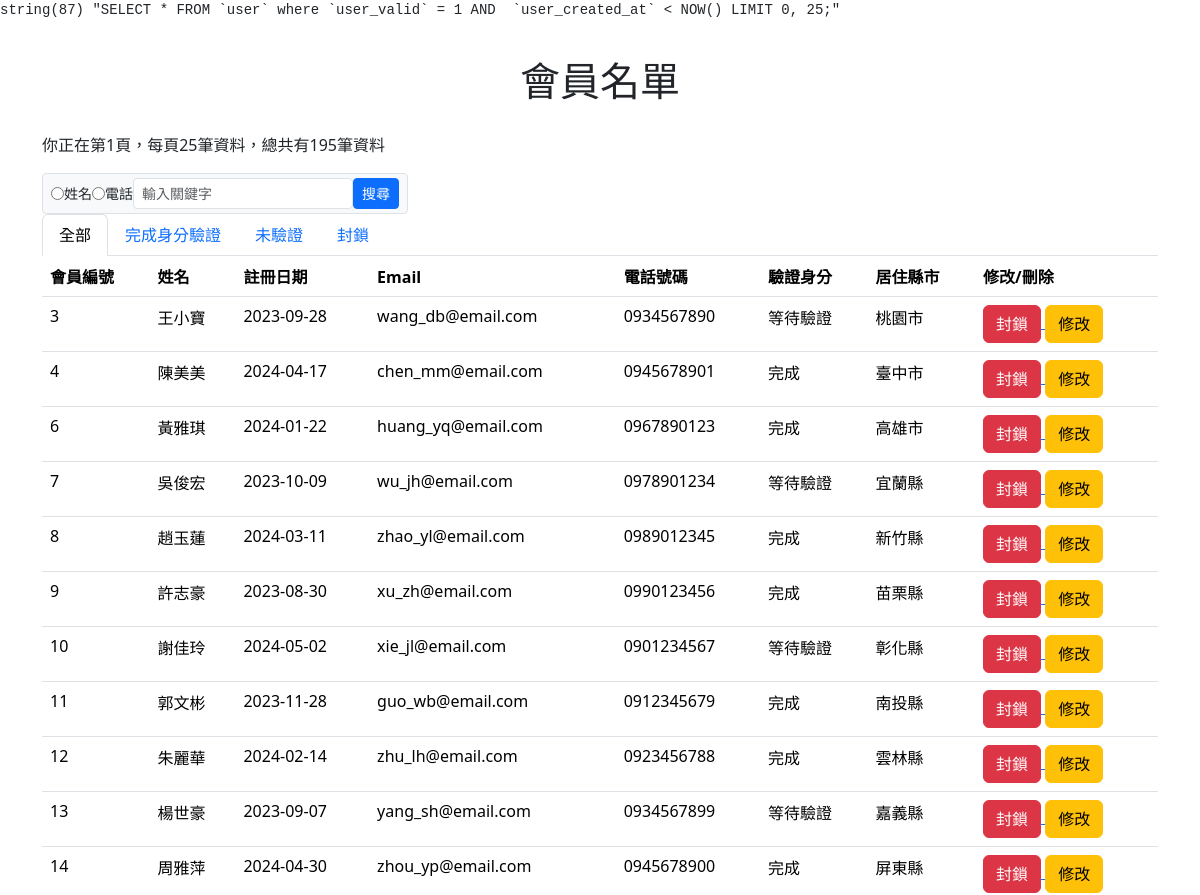
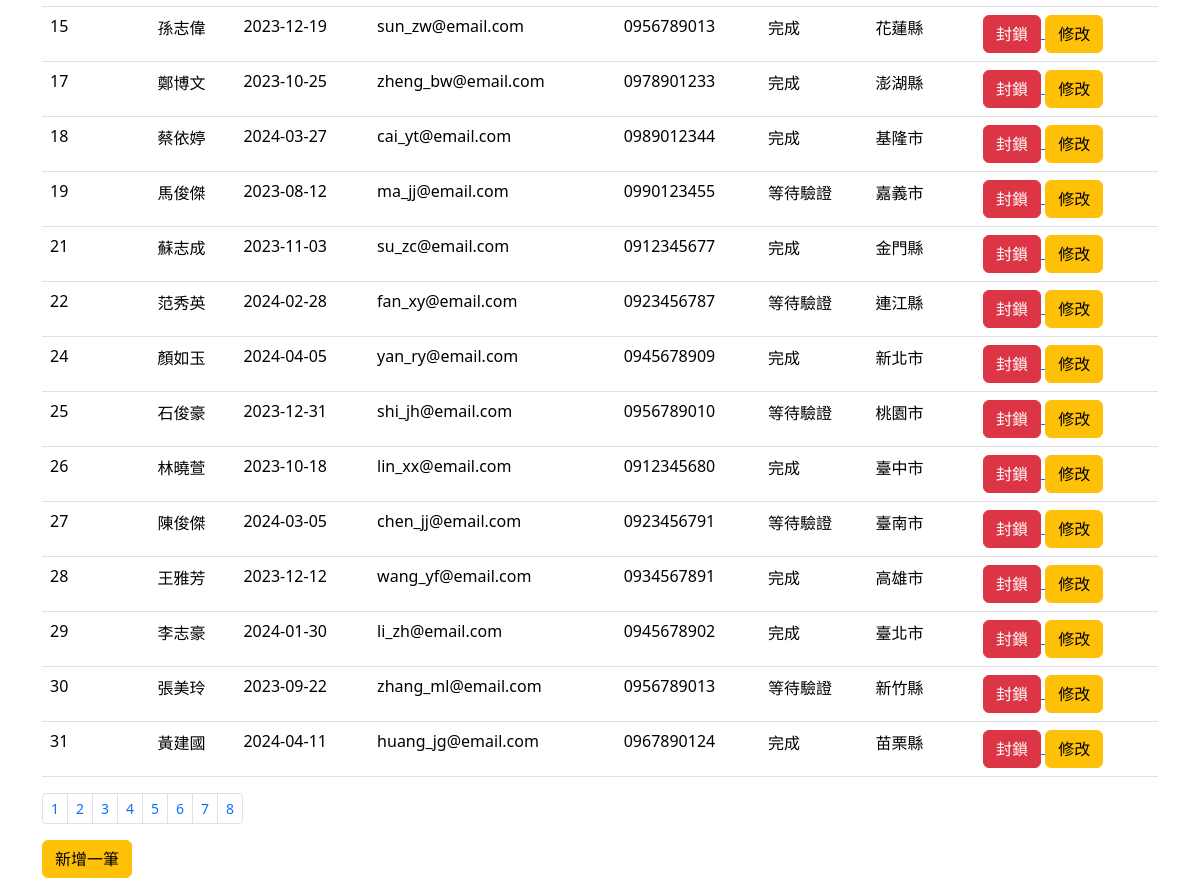
The app's page /member/index.php with its own data (2 pictures, top to bottom).
### tables this page shows
CREATE TABLE `user` (
  `user_id` int(11) NOT NULL,
  `is_active` int(1) NOT NULL DEFAULT 0 COMMENT '1=驗證通過',
  `user_created_at` date NOT NULL,
  `user_full_name` varchar(10) NOT NULL,
  `user_email` varchar(50) NOT NULL,
  `user_password` varchar(100) NOT NULL,
  `user_sex` int(1) NOT NULL,
  `user_phone_number` varchar(10) NOT NULL,
  `user_birthday` date NOT NULL,
  `city_id` varchar(3) NOT NULL,
  `district_id` varchar(5) NOT NULL,
  `user_address` varchar(50) NOT NULL,
  `role_id` int(11) NOT NULL DEFAULT 0 COMMENT '0不是教練',
  `user_valid` int(1) NOT NULL DEFAULT 1 COMMENT '0是封鎖'
);

### member/index.php (the view, shortened to what this page needs)
<?php
require_once("../conn.php");
$perPage = 25;
$page = isset($_GET["page"]) ? (int)$_GET["page"] : 1;
$pageStart = ($page - 1) * $perPage;
$cid = isset($_GET["cid"]) ? (int)$_GET["cid"] : 2;
if ($cid == 2){
    $cidSql = "`user_valid` = 1 AND";
} elseif($cid == 3){
    $cidSql = "`user_valid` = 0 AND";
}else{
    $cidSql = "`is_active` = $cid AND `user_valid` = 1 AND " ;
}
$searchType = isset($_GET["stype"]) ? $_GET["stype"] : "";
$searchText = isset($_GET["search"]) ? $_GET["search"] : "";
$sqlSearch = ($searchType && $searchText) ? "`$searchType` LIKE '%$searchText%' AND " : "";
$sql = "SELECT * FROM `user` where $cidSql $sqlSearch `user_created_at` < NOW() LIMIT $pageStart, $perPage;";
$sqlCount = "SELECT COUNT(*) as total FROM user WHERE $cidSql $sqlSearch `user_created_at` < NOW();";
$stmt = $conn->prepare($sql);
$stmtCount = $conn->prepare($sqlCount);
try {
    $stmtCount->execute();
    $totalCount = $stmtCount->fetch(PDO::FETCH_ASSOC)['total'];
    $totalPage = ceil($totalCount / $perPage);
    $stmt->execute();
    $rows = $stmt->fetchAll(PDO::FETCH_ASSOC);
} catch (PDOException $e) {
    echo "你的資料讀取失敗欸!因為:" . $e->getMessage();
    $conn = NULL;
    exit;
}
echo "<pre>";
var_dump($sql);
echo "</pre>";
?>
<!DOCTYPE html>
<html lang="zh-hant-TW">
<head>
    <link rel="stylesheet" href="https://cdn.jsdelivr.net/npm/bootstrap@5.3.3/dist/css/bootstrap.min.css">
</head>
<body>
    <div class="container">
        <h1 class="title">會員名單</h1>
        <div class="top">
            <div class="top-left">
                <p>你正在第<?= $page ?>頁，每頁<?= $perPage ?>筆資料，總共有<?= $totalCount ?>筆資料</p>
            </div>
            <div class="top-right me-1">
                <div class="input-group input-group-sm">
                    <div class="input-group-text">
                        <input type="radio" name="searchType" id="searchType1" value="user_full_name">
                        <label for="searchType1">姓名</label>
                        <input type="radio" name="searchType" id="searchType2" value="user_phone_number">
                        <label for="searchType2" class="">電話</label>
                        <input type="text" name="search" class="form-control form-control-sm" placeholder="輸入關鍵字">
                        <div class="btn btn-primary btn-sm btn-search">搜尋</div>
                    </div>
                </div>
            </div>
            <div class="tab">
                <ul class="nav nav-tabs">
                    <li class="nav-item">
                        <a class="nav-link tag2 <?= $cid === 2 ? 'active' : '' ?>" aria-current="page" href="./index.php?cid=2<?= "&page=1" ?>">全部</a>
                    </li>
                    <li class="nav-item">
                        <a class="nav-link tag1 <?= $cid === 1 ? 'active' : '' ?>" aria-current="page" href="./index.php?cid=1<?= "&page=1" ?>">完成身分驗證</a>
                    </li>
                    <li class="nav-item">
                        <a class="nav-link tag0 <?= $cid === 0 ? 'active' : '' ?>" aria-current="page" href="./index.php?cid=0<?= "&page=1" ?>">未驗證</a>
                    </li>
                    <li class="nav-item">
                        <a class="nav-link tag0 <?= $cid === 3 ? 'active' : '' ?>" aria-current="page" href="./index.php?cid=3<?= "&page=1" ?>">封鎖</a>
                    </li>
                </ul>
            </div>
            <table class="table table-hover">
                <thead>
                    <tr>
                        <th scope="col">會員編號</th>
                        <th scope="col">姓名</th>
                        <th scope="col">註冊日期</th>
                        <th scope="col">Email</th>
                        <th scope="col">電話號碼</th>
                        <th scope="col">驗證身分</th>
                        <th scope="col">居住縣市</th>
                        <th scope="col" class="control">修改/刪除</th>
                    </tr>
                </thead>
                <tbody>
                    <?php foreach ($rows as $index => $row) : ?>
                        <tr>
                            <td><?= $row["user_id"] ?></td>
                            <td><?= $row["user_full_name"] ?></td>
                            <td><?= $row["user_created_at"] ?></td>
                            <td><?= $row["user_email"] ?></td>
                            <td><?= $row["user_phone_number"] ?></td>
                            <td><?= ($row["is_active"]==1)?"完成":"等待驗證" ?></td>
                            <td><?= $row["city_id"] ?></td>
                            <td>
                                <a class="delete-button" idn="<?= (int)$row["user_id"]?>">
                                    <button class="btn btn-danger">封鎖</button>
                                </a>
                                <a href="./pageMsg.php?id=<?= (int)$row["user_id"] ?>">
                                    <button class="btn btn-warning" >修改</button>
                                </a>
                            </td>
                        </tr>
                    <?php endforeach; ?>
                </tbody>
            </table>
            <nav aria-label="...">
                <ul class="pagination pagination-sm">
                    <? for ($i = 1; $i <= $totalPage; $i++) : ?>
                        <li class="page-item"><a class="page-link" href="./index.php?page=<?= $i ?><?= "&cid=$cid" ?><?= ($searchType != "" && $searchText != "") ? "&stype=$searchType&search=$searchText" : ""  ?>"><?= $i ?></a></li>
                    <? endfor; ?>
                </ul>
            </nav>
            <a href="./pageAdd.php?>">
                <button class="btn btn-warning" >新增一筆</button>
            </a>
        </div>
</body>
</html>

### member/index.php (style rules this page uses)
.container { width: 95%; }
.title { text-align: center; padding: 20px; }

### records on screen
user: user_id "3", user_full_name "王小寶", user_created_at "2023-09-28", user_email "wang_db@email.com", user_phone_number "0934567890", is_active "等待驗證", city "桃園市"
user: user_id "4", user_full_name "陳美美", user_created_at "2024-04-17", user_email "chen_mm@email.com", user_phone_number "0945678901", is_active "完成", city "臺中市"
user: user_id "6", user_full_name "黃雅琪", user_created_at "2024-01-22", user_email "huang_yq@email.com", user_phone_number "0967890123", is_active "完成", city "高雄市"
user: user_id "7", user_full_name "吳俊宏", user_created_at "2023-10-09", user_email "wu_jh@email.com", user_phone_number "0978901234", is_active "等待驗證", city "宜蘭縣"
user: user_id "8", user_full_name "趙玉蓮", user_created_at "2024-03-11", user_email "zhao_yl@email.com", user_phone_number "0989012345", is_active "完成", city "新竹縣"
user: user_id "9", user_full_name "許志豪", user_created_at "2023-08-30", user_email "xu_zh@email.com", user_phone_number "0990123456", is_active "完成", city "苗栗縣"
user: user_id "10", user_full_name "謝佳玲", user_created_at "2024-05-02", user_email "xie_jl@email.com", user_phone_number "0901234567", is_active "等待驗證", city "彰化縣"
user: user_id "11", user_full_name "郭文彬", user_created_at "2023-11-28", user_email "guo_wb@email.com", user_phone_number "0912345679", is_active "完成", city "南投縣"
user: user_id "12", user_full_name "朱麗華", user_created_at "2024-02-14", user_email "zhu_lh@email.com", user_phone_number "0923456788", is_active "完成", city "雲林縣"
user: user_id "13", user_full_name "楊世豪", user_created_at "2023-09-07", user_email "yang_sh@email.com", user_phone_number "0934567899", is_active "等待驗證", city "嘉義縣"
user: user_id "14", user_full_name "周雅萍", user_created_at "2024-04-30", user_email "zhou_yp@email.com", user_phone_number "0945678900", is_active "完成", city "屏東縣"
user: user_id "15", user_full_name "孫志偉", user_created_at "2023-12-19", user_email "sun_zw@email.com", user_phone_number "0956789013", is_active "完成", city "花蓮縣"
user: user_id "17", user_full_name "鄭博文", user_created_at "2023-10-25", user_email "zheng_bw@email.com", user_phone_number "0978901233", is_active "完成", city "澎湖縣"
user: user_id "18", user_full_name "蔡依婷", user_created_at "2024-03-27", user_email "cai_yt@email.com", user_phone_number "0989012344", is_active "完成", city "基隆市"
user: user_id "19", user_full_name "馬俊傑", user_created_at "2023-08-12", user_email "ma_jj@email.com", user_phone_number "0990123455", is_active "等待驗證", city "嘉義市"
user: user_id "21", user_full_name "蘇志成", user_created_at "2023-11-03", user_email "su_zc@email.com", user_phone_number "0912345677", is_active "完成", city "金門縣"
user: user_id "22", user_full_name "范秀英", user_created_at "2024-02-28", user_email "fan_xy@email.com", user_phone_number "0923456787", is_active "等待驗證", city "連江縣"
user: user_id "24", user_full_name "顏如玉", user_created_at "2024-04-05", user_email "yan_ry@email.com", user_phone_number "0945678909", is_active "完成", city "新北市"
user: user_id "25", user_full_name "石俊豪", user_created_at "2023-12-31", user_email "shi_jh@email.com", user_phone_number "0956789010", is_active "等待驗證", city "桃園市"
user: user_id "26", user_full_name "林曉萱", user_created_at "2023-10-18", user_email "lin_xx@email.com", user_phone_number "0912345680", is_active "完成", city "臺中市"
user: user_id "27", user_full_name "陳俊傑", user_created_at "2024-03-05", user_email "chen_jj@email.com", user_phone_number "0923456791", is_active "等待驗證", city "臺南市"
user: user_id "28", user_full_name "王雅芳", user_created_at "2023-12-12", user_email "wang_yf@email.com", user_phone_number "0934567891", is_active "完成", city "高雄市"
user: user_id "29", user_full_name "李志豪", user_created_at "2024-01-30", user_email "li_zh@email.com", user_phone_number "0945678902", is_active "完成", city "臺北市"
user: user_id "30", user_full_name "張美玲", user_created_at "2023-09-22", user_email "zhang_ml@email.com", user_phone_number "0956789013", is_active "等待驗證", city "新竹縣"
user: user_id "31", user_full_name "黃建國", user_created_at "2024-04-11", user_email "huang_jg@email.com", user_phone_number "0967890124", is_active "完成", city "苗栗縣"

### other values on screen
$page "1"
$perPage "25"
$totalCount "195"
